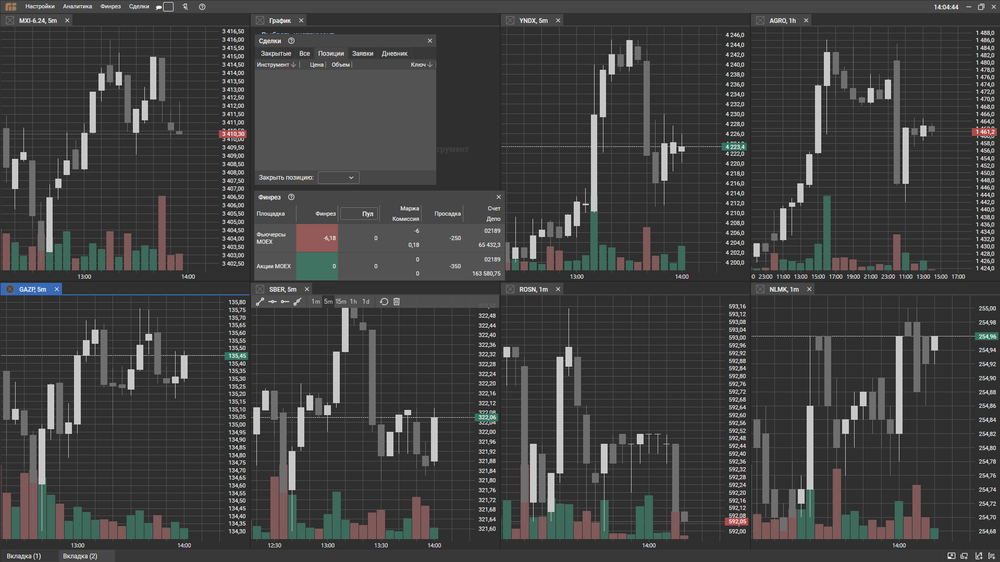
#> input picture test_opencv/Screenshot_7.png, 1000 x 562 px, shrunk from 1919 x 1079 before the run
$ python test2.py
#> lines starting #> are read from the running program, lines starting #| are printed output that depends on the picture

import numpy as np
import cv2
from matplotlib import pyplot as plt


# # Load two images
# image1 = cv2.imread('Sceenshot_6.png')
# image2 = cv2.imread('Sceenshot_7.png')


# Python program to illustrate foreground extraction using GrabCut algorithm

# organize imports
# path to input image specified and
# image is loaded with imread command
image = cv2.imread('Screenshot_7.png')
#> image is the input picture: shape (562, 1000, 3); mean B, G, R 63.7, 64.1, 63.8

# create a simple mask image similar
# to the loaded image, with the
# shape and return type
mask = np.zeros(image.shape[:2], np.uint8)

# specify the background and foreground model
# using numpy the array is constructed of 1 row
# and 65 columns, and all array elements are 0
# Data type for the array is np.float64 (default)
backgroundModel = np.zeros((1, 65), np.float64)
foregroundModel = np.zeros((1, 65), np.float64)

# define the Region of Interest (ROI)
# as the coordinates of the rectangle
# where the values are entered as
# (startingPoint_x, startingPoint_y, width, height)
# these coordinates are according to the input image
# it may vary for different images
rectangle = (20, 100, 150, 150)

# apply the grabcut algorithm with appropriate
# values as parameters, number of iterations = 3
# cv2.GC_INIT_WITH_RECT is used because
# of the rectangle mode is used
cv2.grabCut(image, mask, rectangle,
            backgroundModel, foregroundModel,
            3, cv2.GC_INIT_WITH_RECT)

# In the new mask image, pixels will
# be marked with four flags
# four flags denote the background / foreground
# mask is changed, all the 0 and 2 pixels
# are converted to the background
# mask is changed, all the 1 and 3 pixels
# are now the part of the foreground
# the return type is also mentioned,
# this gives us the final mask
mask2 = np.where((mask == 2)|(mask == 0), 0, 1).astype('uint8')

# The final mask is multiplied with
# the input image to give the segmented image.
image_segmented = image * mask2[:, :, np.newaxis]
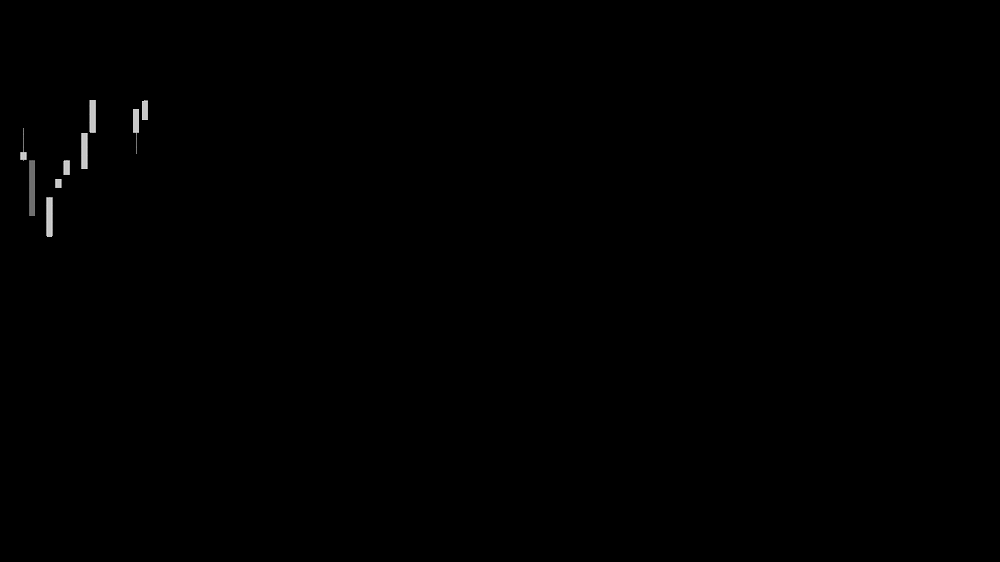
#> image_segmented: shape (562, 1000, 3); min 0, max 226, mean 0.5

# output segmented image with colorbar
plt.subplot(1, 2, 1)
plt.title('Original Image')
plt.imshow(cv2.cvtColor(image, cv2.COLOR_BGR2RGB))
plt.axis('off')

# Display the segmented image
plt.subplot(1, 2, 2)
plt.title('Segmented Image')
plt.imshow(cv2.cvtColor(image_segmented, cv2.COLOR_BGR2RGB))
plt.axis('off')

plt.show()
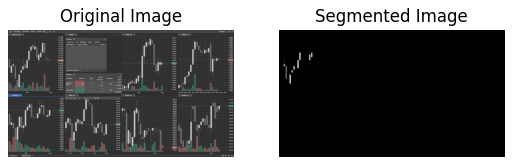
#> figure drawn by matplotlib, 2 panels

$ run again, with test_opencv/Screenshot_6.png copied over test_opencv/Screenshot_7.png
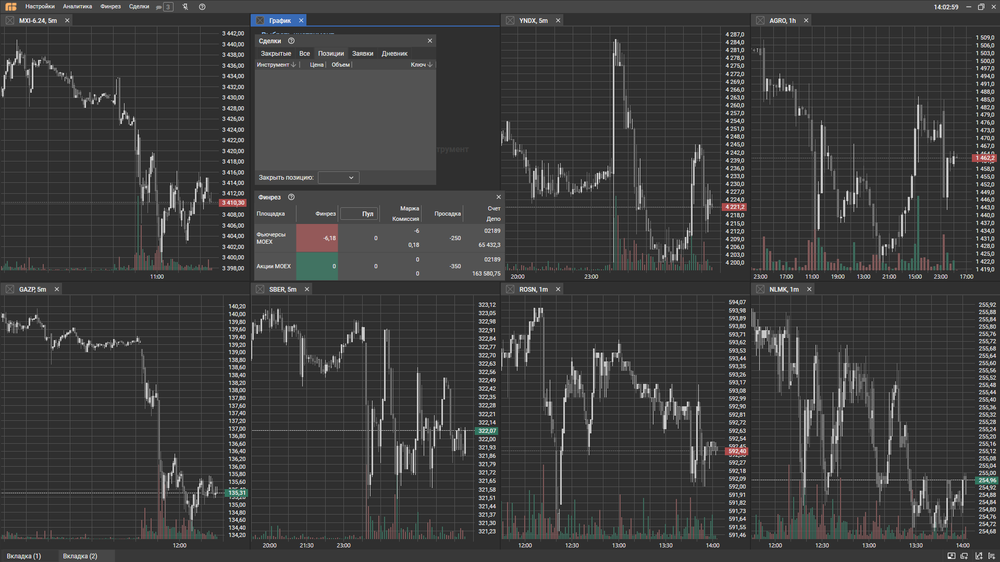
#> input picture test_opencv/Screenshot_6.png, 1000 x 562 px, shrunk from 1919 x 1079 before the run
#> image is the input picture: shape (562, 1000, 3); mean B, G, R 60.4, 60.5, 60.5
#> `image_segmented = image * mask2[:, :, np.newaxis]`:
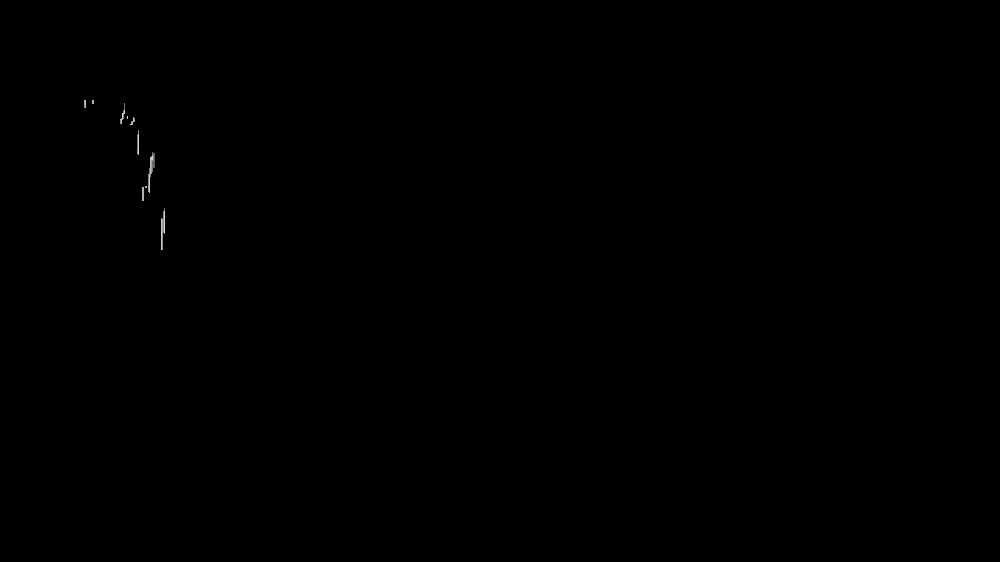
#> image_segmented: shape (562, 1000, 3); min 0, max 223, mean 0.1
#> `plt.show()`:
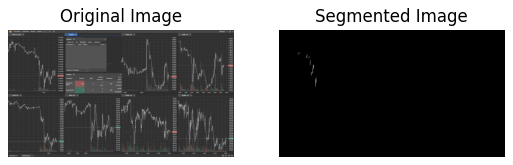
#> figure drawn by matplotlib, 2 panels
